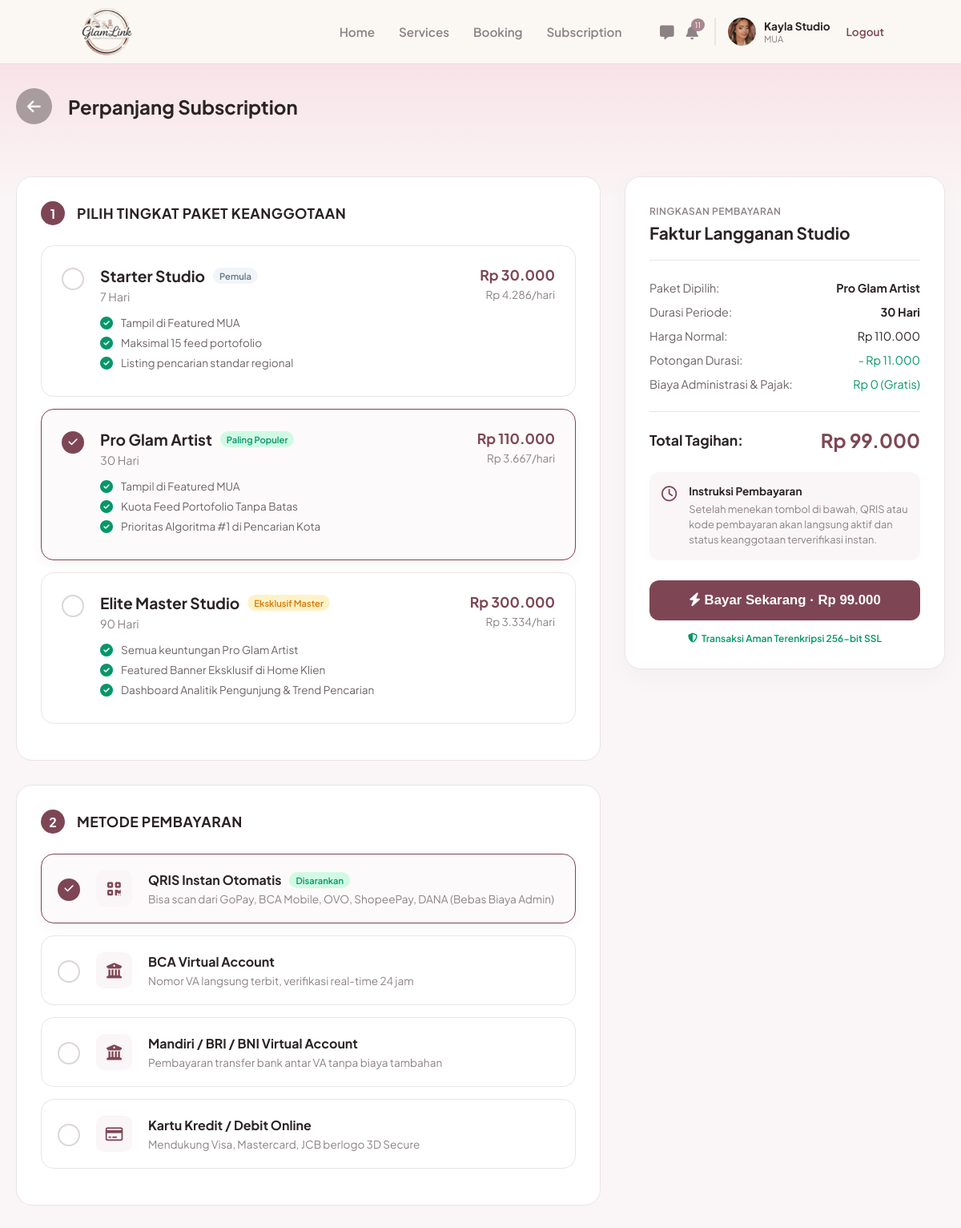
/mua/subscription_pay.php (signed in), run on the app's committed database.
### tables this page shows
CREATE TABLE `users` (
  `id_user` int(11) NOT NULL,
  `nama` varchar(100) NOT NULL,
  `email` varchar(100) NOT NULL,
  `nomor_telepon` varchar(20) DEFAULT NULL,
  `nama_brand` varchar(150) DEFAULT NULL,
  `bio` text DEFAULT NULL,
  `lokasi` varchar(150) DEFAULT NULL,
  `foto_profil` varchar(255) DEFAULT NULL,
  `password` varchar(255) NOT NULL,
  `role` enum('mua','pelanggan','admin') NOT NULL,
  `dibuat_pada` timestamp NOT NULL DEFAULT current_timestamp(),
  `status_verifikasi` enum('pending','approved','rejected') NOT NULL DEFAULT 'approved',
  `alasan_tolak` varchar(255) DEFAULT NULL
);

CREATE TABLE `subscription_packages` (
  `id_paket` int(11) NOT NULL,
  `nama_paket` varchar(100) NOT NULL,
  `durasi_hari` int(11) NOT NULL,
  `harga` int(11) NOT NULL
);

### mua/subscription_pay.php (the view, shortened to what the rows shown need)
<?php
require_once '../includes/auth_mua.php';
$id_paket_aktif = isset($_GET['id_paket']) ? (int)$_GET['id_paket'] : 2;
$q_paket = mysqli_query($koneksi, "SELECT * FROM subscription_packages ORDER BY id_paket ASC");
$pakets = [];
while($row = mysqli_fetch_assoc($q_paket)){
    $pakets[$row['id_paket']] = $row;
}
?>
<!DOCTYPE html>
<html lang="id">
<head>
    <link rel="stylesheet" href="https://cdnjs.cloudflare.com/ajax/libs/font-awesome/6.4.0/css/all.min.css">
    <link rel="stylesheet" href="../assets/css/navbar.css">
    <link rel="stylesheet" href="../assets/css/mua_subscription.css">
    <link rel="stylesheet" href="../assets/css/mua_ui.css">
</head>
<body>
    <?php include '../navbar.php'; ?>
    <div class="pay-top-bg">
        <div class="pay-container">
            <h2>Perpanjang Subscription</h2>
        </div>
    </div>
    <main class="pay-container" style="margin-top: -30px; padding-bottom: 50px;">
        <form method="POST" action="" id="formPembayaran" class="pay-grid">
            <div class="pay-left">
                <div class="pay-step-box">
                    <label class="radio-card <?php echo $id_paket_aktif == 1 ? 'selected' : ''; ?>">
                        <div class="rc-content">
                            <div class="rc-top">
                                <div>
                                    <h4><?php echo htmlspecialchars($pakets[1]['nama_paket']); ?> <span class="badge-tier basic">Pemula</span></h4>
                                    <p class="rc-dur"><?php echo $pakets[1]['durasi_hari']; ?> Hari</p>
                                </div>
                                <div class="rc-price-right">
                                    <h4>Rp <?php echo number_format($pakets[1]['harga'], 0, ',', '.'); ?></h4>
                                    <p>Rp <?php echo number_format(ceil($pakets[1]['harga'] / $pakets[1]['durasi_hari']), 0, ',', '.'); ?>/hari</p>
                                </div>
                            </div>
                        </div>
                    </label>
                    <label class="radio-card <?php echo $id_paket_aktif == 2 ? 'selected' : ''; ?>">
                        <div class="rc-content">
                            <div class="rc-top">
                                <div>
                                    <h4><?php echo htmlspecialchars($pakets[2]['nama_paket']); ?> <span class="badge-tier pop">Paling Populer</span></h4>
                                    <p class="rc-dur"><?php echo $pakets[2]['durasi_hari']; ?> Hari</p>
                                </div>
                                <div class="rc-price-right">
                                    <h4>Rp <?php echo number_format($pakets[2]['harga'], 0, ',', '.'); ?></h4>
                                    <p>Rp <?php echo number_format(ceil($pakets[2]['harga'] / $pakets[2]['durasi_hari']), 0, ',', '.'); ?>/hari</p>
                                </div>
                            </div>
                        </div>
                    </label>
                    <label class="radio-card <?php echo $id_paket_aktif == 3 ? 'selected' : ''; ?>">
                        <div class="rc-content">
                            <div class="rc-top">
                                <div>
                                    <h4><?php echo htmlspecialchars($pakets[3]['nama_paket']); ?> <span class="badge-tier vip">Eksklusif Master</span></h4>
                                    <p class="rc-dur"><?php echo $pakets[3]['durasi_hari']; ?> Hari</p>
                                </div>
                                <div class="rc-price-right">
                                    <h4>Rp <?php echo number_format($pakets[3]['harga'], 0, ',', '.'); ?></h4>
                                    <p>Rp <?php echo number_format(ceil($pakets[3]['harga'] / $pakets[3]['durasi_hari']), 0, ',', '.'); ?>/hari</p>
                                </div>
                            </div>
                        </div>
                    </label>
                </div>
            </div>
        </form>
    </main>
</body>
</html>

### navbar.php (shortened to what the rows shown need)
<?php
$path_prefix = in_array(basename(dirname($_SERVER['PHP_SELF'])), ['mua', 'klien']) ? '../' : '';
$nav_logged_in = isset($_SESSION['status_login']) && $_SESSION['status_login'] == true;
$nav_role = isset($_SESSION['role']) ? $_SESSION['role'] : '';
if ($nav_logged_in && in_array($nav_role, ['mua', 'pelanggan']) && isset($koneksi)) {
    $id_mua_nav = $_SESSION['id_user'];
    $nav_query = mysqli_query($koneksi, "SELECT nama, nama_brand, foto_profil, status_verifikasi FROM users WHERE id_user = '$id_mua_nav'");
    $nav_profil = mysqli_fetch_assoc($nav_query);
}
?>
<header class="navbar">
    <?php if (!$nav_logged_in): ?>
        <div class="nav-links">
            <a href="<?php echo $path_prefix; ?>login.php" class="btn-text">Masuk</a>
            <a href="<?php echo $path_prefix; ?>login.php" class="btn-outline">Masuk Sebagai MUA</a>
            <a href="<?php echo $path_prefix; ?>register.php" class="btn-filled">Daftar</a>
        </div>
    <?php elseif ($nav_role == 'mua'): ?>
        <?php if (($nav_profil['status_verifikasi'] ?? 'approved') === 'approved'): ?>
        <div class="nav-menu-mua">
            <a href="<?php echo $path_prefix; ?>mua/index.php">Home</a>
            <a href="<?php echo $path_prefix; ?>mua/services.php">Services</a>
            <a href="<?php echo $path_prefix; ?>mua/booking.php">Booking</a>
            <a href="<?php echo $path_prefix; ?>mua/subscription.php">Subscription</a>
        </div>
        <?php endif; ?>
        <div class="nav-profile-mua">
            <div class="nav-icons">
                <?php
                require_once __DIR__ . '/includes/chat.php';
                ?>
                <a href="<?php echo $path_prefix; ?>mua/chat.php" class="icon-btn" title="Chat">
                    <i class="fa-solid fa-message"></i>
                </a>
                <?php
                require_once __DIR__ . '/includes/mua_notifikasi.php';
                $nav_notif_baru = isset($koneksi) ? mua_notif_jumlah_baru($koneksi, (int)$_SESSION['id_user']) : 0;
                ?>
                <a href="<?php echo $path_prefix; ?>mua/notifikasi.php" class="icon-btn" title="Notifikasi">
                    <i class="fa-solid fa-bell"></i>
                    <span class="badge" id="navNotifBadge" <?php echo $nav_notif_baru ? '' : 'hidden'; ?>><?php echo $nav_notif_baru > 99 ? '99+' : $nav_notif_baru; ?></span>
                </a>
            </div>
            <a href="<?php echo $path_prefix; ?>mua/profil.php" style="text-decoration:none;color:inherit;" title="Lihat & edit profil">
            <div class="profile-info">
                <?php if(!empty($nav_profil['foto_profil'])): ?>
                    <img src="<?php echo $path_prefix; ?>assets/img/<?php echo htmlspecialchars($nav_profil['foto_profil']); ?>" alt="Profile">
                <?php else: ?>
                    <div style="width:35px;height:35px;background:#e0d8da;border-radius:50%;display:flex;align-items:center;justify-content:center;color:#fff;font-size:0.8rem;"><i class="fa-solid fa-user"></i></div>
                <?php endif; ?>
                <div class="profile-text">
                    <span class="brand-name"><?php echo htmlspecialchars($nav_profil['nama_brand'] ?? 'Nama Brand'); ?></span>
                    <span class="role-text"><?php echo ($nav_profil['status_verifikasi'] ?? 'approved') === 'approved' ? 'MUA' : 'Belum terverifikasi'; ?></span>
                </div>
            </div>
            </a>
            <a href="<?php echo $path_prefix; ?>logout.php" class="logout-link">Logout</a>
        </div>
    <?php endif; ?>
</header>

### data on the page
users: foto_profil (picture), nama_brand "Kayla Studio"
subscription_packages: nama_paket "Starter Studio", durasi_hari "7", harga "30.000", ceil($pakets[1]['harga'] / $pakets[1]['durasi_hari']) "4.286"
subscription_packages: nama_paket "Pro Glam Artist", durasi_hari "30", harga "110.000", ceil($pakets[2]['harga'] / $pakets[2]['durasi_hari']) "3.667"
subscription_packages: nama_paket "Elite Master Studio", durasi_hari "90", harga "300.000", ceil($pakets[3]['harga'] / $pakets[3]['durasi_hari']) "3.334"

### other printed values
$nav_notif_baru "11"
